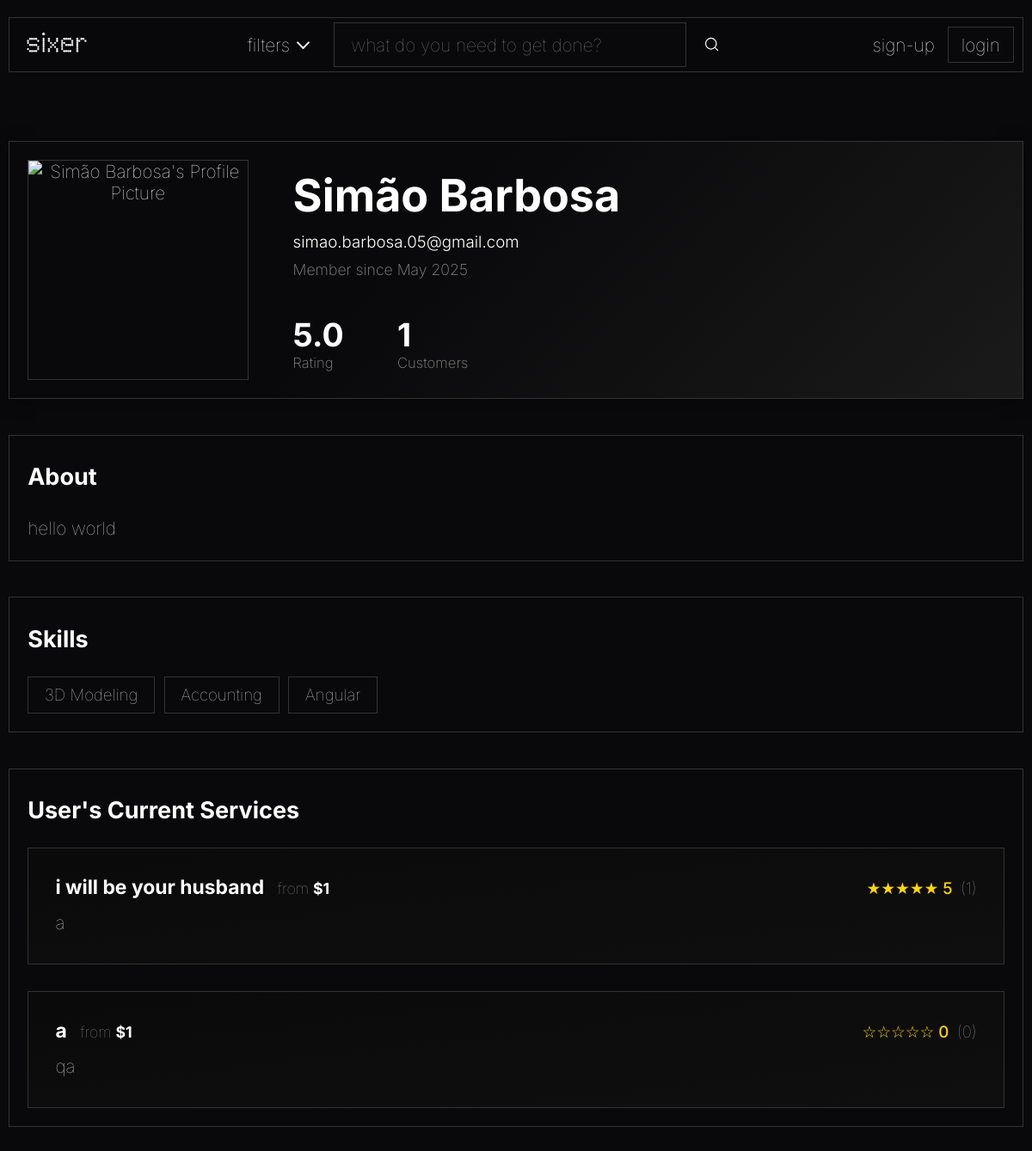
/pages/profile.php?id=1, run on an earlier commit of the app's database.
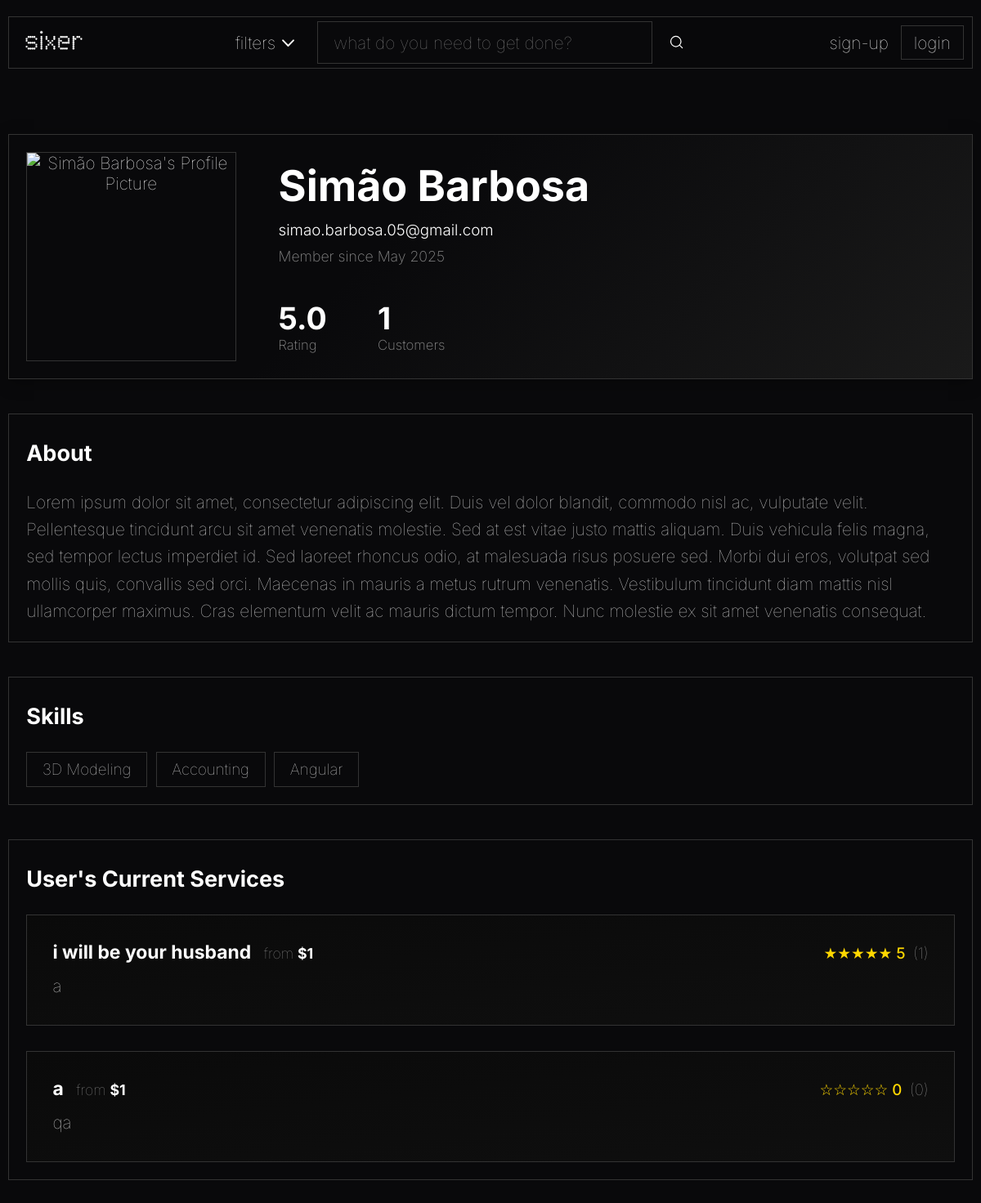
And on a later commit of the database.
### tables this page shows
CREATE TABLE user_registry
(
    user_id INTEGER PRIMARY KEY AUTOINCREMENT,
    password_hash TEXT NOT NULL,
    access_level TEXT DEFAULT "client" NOT NULL,

    user_picture BLOB DEFAULT NULL,

    full_name TEXT,
    email TEXT UNIQUE NOT NULL,
    join_date DATETIME NOT NULL,

    aboutme TEXT DEFAULT NULL
);

### database/service_class.php (called while the page is built, shortened)
<?php
class Service {
    public static function get_by_freelancer($freelancer_id) {
        $db = Database::getInstance();
        $stmt = $db->prepare('SELECT * FROM services_list WHERE freelancer_id = ?');
        $stmt->execute([$freelancer_id]);
        $services = $stmt->fetchAll();
        return array_map(function($service) {
            return new Service(
                $service['service_id'],
                $service['freelancer_id'],
                $service['service_title'],
                $service['service_price'],
                $service['service_info'],
                (int)$service['service_eta'],
                $service['service_category'],
                (bool)$service['service_delisted'],
                $service['service_picture'] ?? null
            );
        }, $services);
    }
}

### pages/profile.php (the view, shortened to what the changed rows need)
<?php
$is_own_profile = false;
if (!empty($_GET['id'])) {
    $profile_user_id = intval($_GET['id']);
}
require_once '../database/service_class.php';
$db = Database::getInstance();
$stmt = $db->prepare('SELECT * FROM user_registry WHERE user_id = ?');
$stmt->execute([$profile_user_id]);
$user_data = $stmt->fetch();
$full_name = $user_data['full_name'] ?? '';
$email = $user_data['email'] ?? '';
$join_date = $user_data['join_date'] ?? '';
$user_services = Service::get_by_freelancer($profile_user_id);
function hasAnyServices($user_services) {
    return !empty($user_services) && count($user_services) > 0;
}
?>
<!DOCTYPE html>
<html lang="en">
  <head>
    <link rel="stylesheet" href="../css/styles.css" />
    <link rel="stylesheet" href="../css/profile.css" />
  </head>
  <body>
    <main>
      <div class="profile-container">
        <div class="profile-header" style="position: relative;">
          <div class="profile-info">
            <div class="profile-info-top">
              <h1><?= htmlspecialchars($full_name) ?></h1>
              <p class="profile-email"><?= htmlspecialchars($email) ?></p>
              <p class="profile-join-date">Member since <?= $join_date ? date('F Y', strtotime($join_date)) : '' ?></p>
            </div>
          </div>
        </div>
        <div class="profile-section about-section" style="position: relative;">
          <h2>About</h2>
          <div id="aboutme-container">
            <p id="aboutme-text" style="margin-bottom:0;">
              <?php
                $aboutme = $user_data['aboutme'] ?? null;
                if (!empty($aboutme) && trim((string)$aboutme) !== '') {
                  echo htmlspecialchars($aboutme);
                } else {
                  echo "User has not added a description yet.";
                }
              ?>
            </p>
          </div>
        </div>
        <div class="profile-section" style="position: relative;">
          <h2>Skills</h2>
        </div>
          <?php if (hasAnyServices($user_services)): ?>
            <div class="profile-section">
              <h2><?= $is_own_profile ? 'Your Current Services' : "User's Current Services" ?></h2>
            </div>
          <?php endif; ?>
        </div>
    </main>
  </body>
</html>

What changed in the data, as far as the page shows it:
changed user_registry "Simão Barbosa": aboutme "hello world" → "Lorem ipsum dolor sit amet, consectetur adipiscing elit. Duis vel dolor blandit, commodo nisl ac, vulputate velit. Pellentesque tincidunt arcu sit amet venenatis molestie. Sed at est vitae justo mattis aliquam. Duis vehicula felis magna, sed tempor lectus imperdiet id. Sed laoreet rhoncus odio, at malesuada risus posuere sed. Morbi dui eros, volutpat sed mollis quis, convallis sed orci. Maecenas in mauris a metus rutrum venenatis. Vestibulum tincidunt diam mattis nisl ullamcorper maximus. Cras elementum velit ac mauris dictum tempor. Nunc molestie ex sit amet venenatis consequat."
